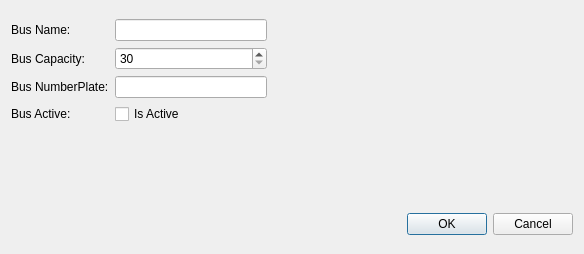
<?xml version="1.0" encoding="UTF-8"?>
<ui version="4.0">
 <class>DialogAddBus</class>
 <widget class="QDialog" name="DialogAddBus">
  <property name="geometry">
   <rect>
    <x>0</x>
    <y>0</y>
    <width>584</width>
    <height>254</height>
   </rect>
  </property>
  <property name="windowTitle">
   <string>Dialog</string>
  </property>
  <layout class="QVBoxLayout" name="verticalLayout">
   <item>
    <layout class="QHBoxLayout" name="horizontalLayout">
     <item>
      <layout class="QFormLayout" name="formLayout">
       <item row="0" column="0">
        <widget class="QLabel" name="label">
         <property name="text">
          <string>Bus Name:</string>
         </property>
        </widget>
       </item>
       <item row="0" column="1">
        <widget class="QLineEdit" name="lineEditBusName"/>
       </item>
       <item row="1" column="0">
        <widget class="QLabel" name="label_2">
         <property name="text">
          <string>Bus Capacity:</string>
         </property>
        </widget>
       </item>
       <item row="1" column="1">
        <widget class="QSpinBox" name="spinBoxBusCap">
         <property name="minimum">
          <number>30</number>
         </property>
         <property name="maximum">
          <number>60</number>
         </property>
        </widget>
       </item>
       <item row="2" column="0">
        <widget class="QLabel" name="label_3">
         <property name="text">
          <string>Bus NumberPlate:</string>
         </property>
        </widget>
       </item>
       <item row="2" column="1">
        <widget class="QLineEdit" name="lineEditBusNumPlate"/>
       </item>
       <item row="3" column="0">
        <widget class="QLabel" name="label_4">
         <property name="text">
          <string>Bus Active:</string>
         </property>
        </widget>
       </item>
       <item row="3" column="1">
        <widget class="QCheckBox" name="checkBoxBusIsActive">
         <property name="text">
          <string>Is Active</string>
         </property>
        </widget>
       </item>
      </layout>
     </item>
     <item>
      <widget class="QLabel" name="label_5">
       <property name="minimumSize">
        <size>
         <width>300</width>
         <height>180</height>
        </size>
       </property>
       <property name="maximumSize">
        <size>
         <width>300</width>
         <height>180</height>
        </size>
       </property>
       <property name="text">
        <string/>
       </property>
       <property name="pixmap">
        <pixmap resource="res.qrc">:/img/img/bus2.jpeg</pixmap>
       </property>
       <property name="scaledContents">
        <bool>false</bool>
       </property>
       <property name="alignment">
        <set>Qt::AlignCenter</set>
       </property>
       <property name="margin">
        <number>-100</number>
       </property>
       <property name="indent">
        <number>-100</number>
       </property>
      </widget>
     </item>
    </layout>
   </item>
   <item>
    <widget class="QDialogButtonBox" name="buttonBox">
     <property name="orientation">
      <enum>Qt::Horizontal</enum>
     </property>
     <property name="standardButtons">
      <set>QDialogButtonBox::Cancel|QDialogButtonBox::Ok</set>
     </property>
    </widget>
   </item>
  </layout>
 </widget>
 <resources>
  <include location="res.qrc"/>
 </resources>
 <connections>
  <connection>
   <sender>buttonBox</sender>
   <signal>accepted()</signal>
   <receiver>DialogAddBus</receiver>
   <slot>accept()</slot>
   <hints>
    <hint type="sourcelabel">
     <x>248</x>
     <y>254</y>
    </hint>
    <hint type="destinationlabel">
     <x>157</x>
     <y>274</y>
    </hint>
   </hints>
  </connection>
  <connection>
   <sender>buttonBox</sender>
   <signal>rejected()</signal>
   <receiver>DialogAddBus</receiver>
   <slot>reject()</slot>
   <hints>
    <hint type="sourcelabel">
     <x>316</x>
     <y>260</y>
    </hint>
    <hint type="destinationlabel">
     <x>286</x>
     <y>274</y>
    </hint>
   </hints>
  </connection>
 </connections>
</ui>
